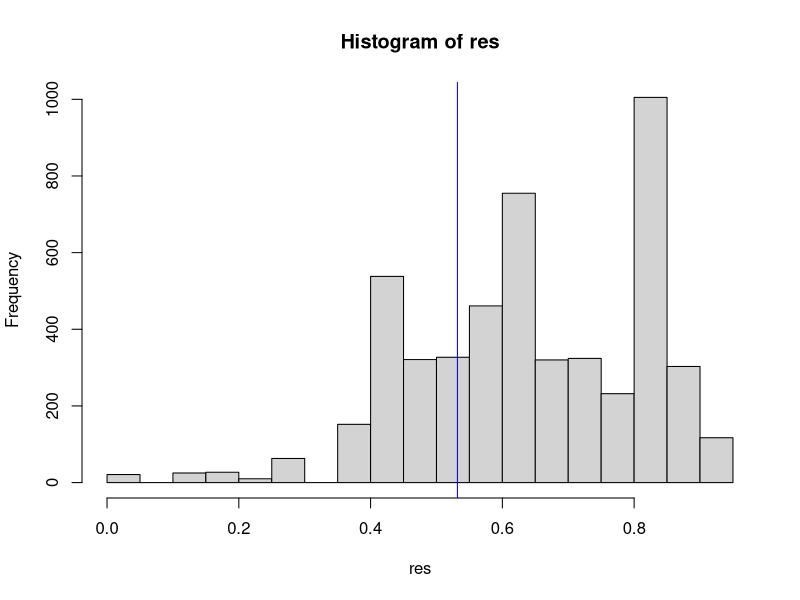

Reproduce this figure in R.
# Bass Dye, created: 30/05/2023, last revision: 05/06/2023
# Code to 1) read in rockling experimental  data from csv file 
# 2) Statistically analyze the data:
  # test for non random use of chamber, 
  # ANOVA - test for differences in compartment usage observational phases,
  # rank (most preferred to least preferred) temperature compartments
  # statistical test rankings.
# Code based off of Aebischer et al. 1993 and Schram et al. 2013 to analyse data from the preference chamber experiments.
# Fish acclimated to 16°C were exposed to a temperature range of 10-13-16-19-22°C. 
  # dependent variables (measured): count of individual fish in each preference chamber compartment 
  # independent variables (observation phases): non-gradient, acute temperature gradient, final temperature gradient

#	Step 1: read in the raw data: counts of numbers of fish per zone in the preference chamber, with column headings:
#	experiment_group: Indicator for experiment (experimental group): 1,2,...,22
#	acclimation_temperature: Acclimation temperature of an experiment: the temperature of all 
#				zones within the preference chamber during the acclimation phase
# compartment: Indicator for compartment within the preference chamber: 1,2,...,8
# temperature: Temperature of a compartment in the acute and final temperature observation phases
# phase: Phase of the experiment indicated by roman numerals I (non-gradient),II (acute temp pref.) or III (final temp pref.)
#	      T0, T5,...,T60: Count location of fish at the start of the phase (T0), at 5 minutes from the start of the phase (T5),….,at 60 minutes from the start of 
#				the phase (T60).

# House keeping; clean environment 
rm(list=ls())

# Install and load packages ####
if(!require(fs)) install.packages("fs")
if(!require(tidyverse))install.packages("tidyverse")
if(!require(here))install.packages("here")
if(!require(ggpubr))install.packages("ggpubr")

# Load packages
library("fs")
library("tidyverse")
library("here")
library("ggpubr")

# Read in data
dat <- read.table('rockling_temp_preference_data.csv', header=TRUE, sep=",");
#View(dat)

# Step 2: transform data of raw counts per compartment to proportions per temperature zone 
# 2a: sum of raw counts over all counting times
dat$Sum <- rowSums(dat[, c("T0","T5","T10","T15","T20","T25","T30","T35","T40","T45","T50","T55","T60")]); 

# 2b: create a dataset ‘aggdat’ with aggregate counts per experiment, acclimation temperature, phase, and compartment
aggdat <- aggregate(dat$Sum, list(as.factor(dat$experiment),
                                  as.factor(dat$acclimation_temperature),
                                  as.factor(dat$phase),
                                  as.factor(dat$compartment)),
                    sum);

# 2c: create a dataset ‘aggdatsum’ with aggregate counts per experiment, acclimation, temperature and phase 
aggdatsum <- aggregate(dat$Sum,
                       list(as.factor(dat$experiment),
                            as.factor(dat$acclimation_temperature),
                            as.factor(dat$phase)),
                       sum); 

# Create a dataset ‘expdat’ with each row representing a combination of experiment and phase
expdat <- data.frame(aggdatsum,
                     z1=rep(NA, nrow(aggdatsum)),
                     z2=rep(NA, nrow(aggdatsum)),
                     z3=rep(NA, nrow(aggdatsum)), 
                     z4=rep(NA, nrow(aggdatsum)),
                     z5=rep(NA, nrow(aggdatsum)),
                     z6=rep(NA, nrow(aggdatsum)),
                     z7=rep(NA, nrow(aggdatsum)), 
                     z8=rep(NA,nrow(aggdatsum)));
for ( ii in 1:nrow(aggdatsum) ) {
  ttt <- aggdat[aggdat$Group.1==aggdatsum$Group.1[ii] & aggdat$Group.2==aggdatsum$Group.2[ii] & aggdat$Group.3==aggdatsum$Group.3[ii], ];
  expdat[ii, 5:12] <- ttt$x/expdat$x[ii];
};

# Change column names
colnames(expdat)[c(1:4)] <- c("experiment", "acclimation_temp", "phase", "count")

# 2d: create data set with proportions per temperature zone, by summing up the proportions of
# usage of compartments with the same temperature zone
# C1: 22 degrees: compartment 4
# C2: 19 degrees: compartments 3 and 5
# C3: 16 degrees: compartments 2 and 6
# C4: 13 degrees: compartments 1 and 7
# C5: 10 degrees: compartment 8
prop_dat <- expdat[, 1:4];
prop_dat$C1 <- expdat$z4;
prop_dat$C2 <- expdat$z3 + expdat$z5;
prop_dat$C3 <- expdat$z2 + expdat$z6;
prop_dat$C4 <- expdat$z1 + expdat$z7;
prop_dat$C5 <- expdat$z8;

# Zero inflated data
#Plot number of zeros in data to show zero inflation
#library(dplyr)
#temp2 <- expdat[,5:12]
#temp2 <- data.frame(value=unlist(temp2, use.names = FALSE))
#count_zero <- temp2[temp2 == 0] 
#percent_zero <- length(count_zero) / nrow(temp2)
#h <- hist(temp2$value, main = "Zero inflated data: 56% = 0 ", xlab = "Percent compartment use",
#breaks = c(0,seq(0.01,1.0,.01)))
#h

# Find and replace zero numerator or denominator with small value
  # As a zero numerator or denominator in the log-ratio transformation is invalid, a small positive value, 
  # less than the smallest recorded nonzero proportion, should be substituted (Aebischer et al. 1993)
  # replacing zeros in original data set with values less than the smallest recorded nonzero proportion
  # "An order of magnitude is generally sufficient" (Aebischer et al. 1993)
  # Find smallest value and replace with much smaller value in prop_data 
temp <- prop_dat[, 5:9]
replace_value <- min(temp[temp > 0])  # smallest value in our data set is 0.02564103
# Replace 0 with small value
prop_dat[prop_dat == 0] <- replace_value / 1000; # 1000

# Step 3: compute log-ratios ####
# An appropriate statistical framework for handling compositional data is to replace the observed proportions 
# With a set of ratios by choosing the observed fraction of one particular component as the denominator by which all other fractions are divided
# The results of the analyses do not depend upon the choice of denominator.
# In this way, the unit sum constraint on the composition is broken (Aitchison (1986) The statistical analysis of compositional data. London: Chapman and Hall. 416 p.)

# A version of the central limit theorem exists stating why random variation in log-ratios can often be assumed to be normally distributed (Aitchison, 1986)
# Take the compartment C3 (21*C temperature compartment) as the denominator
prop_dat$LR1 <- log(prop_dat$C1/prop_dat$C3);
prop_dat$LR2 <- log(prop_dat$C2/prop_dat$C3);
prop_dat$LR3 <- log(prop_dat$C4/prop_dat$C3);
prop_dat$LR4 <- log(prop_dat$C5/prop_dat$C3);

# Step 4: offset log-ratios of usage with log-ratios of availability of temperature zones ####
# I.e. when the temperature gradient is present within the chamber, 1/8 of the chamber is 15ºC while 1/4 is 18ºC.
# E.g. prop_dat$LRA1 <- prop_dat$LR1 - log(0.5) is d = yu - ya (pairwise habitat differences = utilized habitat - available habitat; Aebischer et al. 1993)
prop_dat$LRA1 <- prop_dat$LR1 - log(0.5); # 0.5 = (1/8)/(1/4)
prop_dat$LRA2 <- prop_dat$LR2 - log(1); # 1 = (1/4)/(1/4)
prop_dat$LRA3 <- prop_dat$LR3 - log(1);
prop_dat$LRA4 <- prop_dat$LR4 - log(0.5);

# Step 5: assess evidence of non-random usage (i.e. preference) during the three observational phases: ####
# 5a: create a matrix ‘CM’ of log-ratios of the non-gradient phase (I) or temperature gradient phases (II and III); substitute phase below accordingly
BAdat <- subset(prop_dat, phase == "I") 
BALR1_non <- BAdat$LRA1
BALR2_non <- BAdat$LRA2 
BALR3_non <- BAdat$LRA3
BALR4_non <- BAdat$LRA4

CM_non <- rbind(BALR1_non, BALR2_non, BALR3_non, BALR4_non);

# 5b: compute the generalized likelihood ratio statistic which compares a model with no preference
# against a model with preference (Aebischer, 1993).
# H1MAT - reduced model (m2); matrix of raw sums of squares and cross products calculated from the matrix ‘CM’ of log-ratios
# H2MAT - general model (m1); matrix of mean-corrected sums of squares and cross-products calculated from the matrix ‘CM’ of log-ratios
H1MAT <- H2MAT <- matrix(data= NA, nrow = 4, ncol = 4); 
for (i in 1:4 ) {
  for (j in 1:4) {
    H1MAT[i, j] <- sum(CM_non[i, ]  * CM_non[j, ]);
    H2MAT[i, j] <- sum((CM_non[i, ] - mean(CM_non[i, ])) * (CM_non[j, ] - mean(CM_non[j, ])));
  };
};

# Test for general preference (deviation from random use)
# -N*ln($) $=|r1|/|r2| ~ ln(det(H2MAT)/det(H1MAT)) ~ ln(general model/reduced model) - Aebischer et al. 1993
TEST <- -ncol(CM_non) * log(det(H2MAT) / det(H1MAT)); TEST;

# By default, pchisq() gives the proportion of the distribution to the left of the value.
# To get the proportion more extreme than your difference, you can specify lower.tail = FALSE or subtract the result from 1.
# Used to compute cumulative chi square density for a vector of elements
# If significant (p<0.05), evidence for non-random use (null - no preference;  alternative - preference)
1 - pchisq(TEST, df = 4);

rm(list=setdiff(ls(), c("prop_dat"))) # remove variables

# 5c: The matrix of log-ratios may also be analysed using MANOVA, for example to assess
# evidence of treatment effects:
# MANOVA tests for temperature preference experiments

# Test for difference between phases ####
# Select which experimental phase you would like to test (non-gradient - (I), acute - (II), final - (III))
data_phase <- as_tibble(prop_dat) %>% 
  filter(phase != "I") 

# Conduct MANOVA although multivariate normality assumption is not met
#summary(manova(cbind(LRA1, LRA2, LRA3, LRA4) ~ treatment +  Error(factor(subject) / treatment), data = data_phase))
summary(manova(cbind(LRA1, LRA2, LRA3, LRA4) ~ phase, data = data_phase))

# Conduct Permutation test so we can ignore MANOVA assumptions 
# Produce the same values by setting the seed
set.seed(1234)
# Define number of permutations
nperm <- 5000
# Allocate storage (i.e. vector with NAs to be replaced by permutation results)
# Here we want 5000 + 1 for our observed stat
res <- rep(NA, nperm + 1)

for(i in seq(along = res[-1])) {
  # First create matrix containing log-ratios of usage (corrected for the availability of temperature zones)
  # from the selected phase on line 10
  data_to_shuffle <- cbind(data_phase$LRA1, data_phase$LRA2, data_phase$LRA3, data_phase$LRA4) 
  # Then shuffle (randomly rearrange) the matrix for use in the MANOVA
  shuffled <- data_to_shuffle[sample(1:nrow(data_to_shuffle)), ]
  # Here we replace the ith value in the vector res with the shuffled data MANOVA result
  tmp <- summary(manova(shuffled ~ data_phase$phase), test = "Wilks")
  # Get Wilks value (test statistic) from MANOVA summary
  res[i] <- tmp[["stats"]][1, 2]
  # Remove variables for next iteration
  # rm("tmp", "shuffled")
}
# Now we append the observed stat onto the end of the result vector res
# We also store this in 'obs' for convenience
tmp <- summary(manova(cbind(LRA1, LRA2, LRA3, LRA4) ~ phase, data = data_phase),
               test = "Wilks")
res[nperm+1] <- obs <- tmp[["stats"]][1, 2]

# This is the permutation p-value - the proportion of the nperm
# permutations + 1 that are greater than or equal to the observed stat 'obs'
# perm_p_value <- sum(res <= obs) / (nperm+1); perm_p_value
# obs_p_value <- tmp[["Error: factor(subject):treatment"]][["stats"]][1,6]; obs_p_value
perm_p_value <- 2 * (min(sum(res <= obs), sum(res >= obs)) / (nperm+1)); perm_p_value # 2 tailed
obs_p_value <- tmp[["stats"]][1, 6]; obs_p_value

# Plot histogram of permutation and observed (blue line) results 
hist(res)
abline(v = obs, col = "blue")

# Clean up environment
rm(list=setdiff(ls(), "prop_dat"))

# Step 6: Once overall evidence of non-random use has been assessed, the next step is to rank compartments from least to most preferred ####
# This can be done by computing a cross-table with pairwise differences between matching log-ratios of usage 
# and availability of temperature zones, and counting the number of times a particular temperature zone
# has been observed to be preferred over other temperature zones (e.g. see table 1 in Aebischer et al. 1993)

# Subset for non-gradient, acute, or final proportions; choose (I,II,III) accordingly 
exp_data <- subset(prop_dat, phase == "II")

# Proportion of available space per compartment and temperature 
c1 <- 1/8 # C1: 33 degrees: compartment 4
c2 <- 2/8 # C2: 30 degrees: compartments 3 and 5
c3 <- 2/8 # C3: 27 degrees: compartments 2 and 6
c4 <- 2/8 # C4: 24 degrees: compartments 1 and 7
c5 <- 1/8 # C5: 21 degrees: compartment 8

# Create empty list to store matrices
all_mat <- list()
for (tt in 1:nrow(exp_data)) {
  all_mat[[tt]] <- matrix(data = NA, nrow = nrow(exp_data), ncol = 5); 
}

# Fill in matrix for each experimental group (n = 5); (table 1 in Aebischer et al. 1993)
for (i in 1:nrow(exp_data)) {
  # Create blank matrix to temporarily hold data for each iteration
  rank_mat <- matrix(data = NA, nrow = 5, ncol = 5); 
  # Fill in matrix 
  # Column 1
  rank_mat[2,1] <- ifelse(log(exp_data$C2[i]/exp_data$C1[i]) == 0, 0, log(exp_data$C3[i]/exp_data$C1[i]) - log(c3/c1))
  rank_mat[3,1] <- ifelse(log(exp_data$C3[i]/exp_data$C1[i]) == 0, 0, log(exp_data$C3[i]/exp_data$C1[i]) - log(c3/c1))
  rank_mat[4,1] <- ifelse(log(exp_data$C4[i]/exp_data$C1[i]) == 0, 0, log(exp_data$C4[i]/exp_data$C1[i]) - log(c4/c1))
  rank_mat[5,1] <- ifelse(log(exp_data$C5[i]/exp_data$C1[i]) == 0, 0, log(exp_data$C5[i]/exp_data$C1[i]) - log(c5/c1))
  
  # Column 2
  rank_mat[1,2] <- ifelse(log(exp_data$C1[i]/exp_data$C2[i]) == 0, 0, log(exp_data$C1[i]/exp_data$C2[i]) - log(c1/c2))
  rank_mat[3,2] <- ifelse(log(exp_data$C3[i]/exp_data$C2[i]) == 0, 0, log(exp_data$C3[i]/exp_data$C2[i]) - log(c3/c2))
  rank_mat[4,2] <- ifelse(log(exp_data$C4[i]/exp_data$C2[i]) == 0, 0, log(exp_data$C4[i]/exp_data$C2[i]) - log(c4/c2))
  rank_mat[5,2] <- ifelse(log(exp_data$C5[i]/exp_data$C2[i]) == 0, 0, log(exp_data$C5[i]/exp_data$C2[i]) - log(c5/c2))
  
  # Column 3
  rank_mat[1,3] <- ifelse(log(exp_data$C1[i]/exp_data$C3[i]) == 0, 0, log(exp_data$C1[i]/exp_data$C3[i]) - log(c1/c3))
  rank_mat[2,3] <- ifelse(log(exp_data$C2[i]/exp_data$C3[i]) == 0, 0, log(exp_data$C2[i]/exp_data$C3[i]) - log(c2/c3))
  rank_mat[4,3] <- ifelse(log(exp_data$C4[i]/exp_data$C3[i]) == 0, 0, log(exp_data$C4[i]/exp_data$C3[i]) - log(c4/c3))
  rank_mat[5,3] <- ifelse(log(exp_data$C5[i]/exp_data$C3[i]) == 0, 0, log(exp_data$C5[i]/exp_data$C3[i]) - log(c5/c3))
  
  # Column 4
  rank_mat[1,4] <- ifelse(log(exp_data$C1[i]/exp_data$C4[i]) == 0, 0, log(exp_data$C1[i]/exp_data$C4[i]) - log(c1/c4))
  rank_mat[2,4] <- ifelse(log(exp_data$C2[i]/exp_data$C4[i]) == 0, 0, log(exp_data$C2[i]/exp_data$C4[i]) - log(c2/c4))
  rank_mat[3,4] <- ifelse(log(exp_data$C3[i]/exp_data$C4[i]) == 0, 0, log(exp_data$C3[i]/exp_data$C4[i]) - log(c3/c4))
  rank_mat[5,4] <- ifelse(log(exp_data$C5[i]/exp_data$C4[i]) == 0, 0, log(exp_data$C5[i]/exp_data$C4[i]) - log(c5/c4))
  
  # Column 5
  rank_mat[1,5] <- ifelse(log(exp_data$C1[i]/exp_data$C5[i]) == 0, 0, log(exp_data$C1[i]/exp_data$C5[i]) - log(c1/c5))
  rank_mat[2,5] <- ifelse(log(exp_data$C2[i]/exp_data$C5[i]) == 0, 0, log(exp_data$C2[i]/exp_data$C5[i]) - log(c2/c5))
  rank_mat[3,5] <- ifelse(log(exp_data$C3[i]/exp_data$C5[i]) == 0, 0, log(exp_data$C3[i]/exp_data$C5[i]) - log(c3/c5))
  rank_mat[4,5] <- ifelse(log(exp_data$C4[i]/exp_data$C5[i]) == 0, 0, log(exp_data$C4[i]/exp_data$C5[i]) - log(c4/c5))
  
  all_mat[[i]] <- rank_mat
  rm(rank_mat) # Remove variable for next iteration
}

# Calculate element wise mean, sd, se
# Make a 3D array from list of matrices for calculation purposes
arr <- array(unlist(all_mat), c(5, 5, nrow(exp_data)))
# Calculate mean, sd, se of third dimension (i.e. mean of all experiments)
rank_mat_mean <- apply(arr, 1:2, mean)
rank_mat_sd <- apply(arr, 1:2, sd)
rank_mat_var <- apply(arr, 1:2, var)
rank_mat_se <-  rank_mat_sd / sqrt(nrow(arr))
rank_mat_test_stat <- abs(rank_mat_mean / rank_mat_se)

# Sum the number of positive values for each row to rank the habitats in increasing order of preference (i.e. greatest number = most preferred)
# Add empty column to matrix to store data
rank_mat_mean <- cbind(rank_mat_mean, NA)
rank_mat_mean[is.na(rank_mat_mean)] <- 0 # Change NAs to 0 (changing the diagonal NAs to zero doesn't change calculation)
for (ii in 1:nrow(rank_mat_mean)) {
  tt <- rank_mat_mean[ii, ] > 0
  rank_mat_mean[ii, 6] <- length(tt[tt] == TRUE)
}
# Temperature ranking matrix
row.names(rank_mat_mean) <- c("22*C", "19*C", "16*C", "13*C", "10*C")
colnames(rank_mat_mean) <- c("22*C", "19*C", "16*C", "13*C", "10*C", "Rankings")
rank_mat_mean

# Test for normality: Shapiro-Wilk's method
# p value > 0.05 implies distribution of data is not significantly different from normal distribution (i.e. normally distributed).
test_norm_mean <- c(rank_mat_mean[1, c(2:5)], rank_mat_mean[2, c(3:5)], rank_mat_mean[3, c(4:5)], rank_mat_mean[4, c(5)])
test_norm_se <- c(rank_mat_se[1, c(2:5)], rank_mat_se[2, c(3:5)], rank_mat_se[3, c(4:5)], rank_mat_se[4, c(5)])

shapiro.test(test_norm_mean)
shapiro.test(test_norm_se) 

# Test significance between compartments ####
# Subset of non-gradient, acute, or final proportions; choose (I,II,III) accordingly
#rank_data <- subset(prop_dat, phase == "I" & treatment == "5") 
rank_data <- exp_data # Same subset as line 255 to reduce any potential mistakes

# Clear space in environment
rm(list=setdiff(ls(), c("rank_data", "prop_dat", "rank_mat_mean")))

# Proportion of available space per compartment and temperature 
c1 <- 1/8 # C1: 33 degrees: compartment 4
c2 <- 2/8 # C2: 30 degrees: compartments 3 and 5
c3 <- 2/8 # C3: 27 degrees: compartments 2 and 6
c4 <- 2/8 # C4: 24 degrees: compartments 1 and 7
c5 <- 1/8 # C5: 21 degrees: compartment 8

# Temperature compartments comparison
compare_seq <- c("compare_22_19", "compare_22_16", "compare_22_13", "compare_22_10", "compare_19_16",
                 "compare_19_13", "compare_19_10", "compare_16_13", "compare_16_10", "compare_13_10")

# Create empty data frame to store matrices
OG_mat <- list()
# Create empty data frame to store p values
OG_p_vals <- data.frame(p_values = rep(NA, 1, 10))
# Rename rows corresponding to temperature compartment comparisons
row.names(OG_p_vals) <- compare_seq

# Run loop to calculate test statistic and resulting p value for each temperature compartment comparison and experimental phase
for (ttt in 1:length(compare_seq)) {
  # Counter
  test <- compare_seq[ttt] 
  for (xxx in 1:nrow(rank_data)) { 
    # Create empty data frame to store loop value
    OG_mat[[xxx]] <- matrix(data=NA, nrow=1, ncol=1); 
    for (i in 1:nrow(rank_data)) {
      # Create blank matrix to temporarily hold data for each iteration
      OG_rank_mat <- matrix(data=NA, nrow=1, ncol=1); 
      
      # Fill in matrix 
      if (test == "compare_22_19") {
        print("comparing 22*C to 19*C")
        OG_rank_mat[1,1] <- ifelse(log(rank_data$C1[i]/rank_data$C2[i]) == 0, 0, log(rank_data$C1[i]/rank_data$C2[i]) - log(c1/c2))
      } else if (test == "compare_22_16") {
        print("comparing 22*C to 16*C")
        OG_rank_mat[1,1] <- ifelse(log(rank_data$C1[i]/rank_data$C3[i]) == 0, 0, log(rank_data$C1[i]/rank_data$C3[i]) - log(c1/c3))
      } else if (test == "compare_22_13") {
        print("comparing 22*C to 13*C")
        OG_rank_mat[1,1] <- ifelse(log(rank_data$C1[i]/rank_data$C4[i]) == 0, 0, log(rank_data$C1[i]/rank_data$C4[i]) - log(c1/c4))
      } else if (test == "compare_22_10") {
        print("comparing 22*C to 10*C")
        OG_rank_mat[1,1] <- ifelse(log(rank_data$C1[i]/rank_data$C5[i]) == 0, 0, log(rank_data$C1[i]/rank_data$C5[i]) - log(c1/c5))
      } else if (test == "compare_19_16") {
        print("comparing 19*C to 16*C")
        OG_rank_mat[1,1] <- ifelse(log(rank_data$C2[i]/rank_data$C3[i]) == 0, 0, log(rank_data$C2[i]/rank_data$C3[i]) - log(c2/c3))
      } else if (test == "compare_19_13") {
        print("comparing 19*C to 13*C")
        OG_rank_mat[1,1] <- ifelse(log(rank_data$C2[i]/rank_data$C4[i]) == 0, 0, log(rank_data$C2[i]/rank_data$C4[i]) - log(c2/c4))
      } else if (test == "compare_19_10") {
        print("comparing 19*C to 10*C")
        OG_rank_mat[1,1] <- ifelse(log(rank_data$C2[i]/rank_data$C5[i]) == 0, 0, log(rank_data$C2[i]/rank_data$C5[i]) - log(c2/c5))
      } else if (test == "compare_16_13") {
        print("comparing 16*C to 13*C")
        OG_rank_mat[1,1] <- ifelse(log(rank_data$C3[i]/rank_data$C4[i]) == 0, 0, log(rank_data$C3[i]/rank_data$C4[i]) - log(c3/c4))
      } else if (test == "compare_16_10") {
        print("comparing 16*C to 10*C")
        OG_rank_mat[1,1] <- ifelse(log(rank_data$C3[i]/rank_data$C5[i]) == 0, 0, log(rank_data$C3[i]/rank_data$C5[i]) - log(c3/c5))
      } else if (test == "compare_13_10") {
        print("comparing 13*C to 10*C")
        OG_rank_mat[1,1] <- ifelse(log(rank_data$C4[i]/rank_data$C5[i]) == 0, 0, log(rank_data$C4[i]/rank_data$C5[i]) - log(c4/c5))
      }
      OG_mat[[i]] <- OG_rank_mat
      rm(OG_rank_mat) # Remove variable for next iteration
      
      # Calculate element wise mean, sd, se
      # Make a 3D array from list of matrices for calculation purposes
      OG_arr <- array(unlist(OG_mat), c(1, 1, nrow(rank_data)))
      # Get mean, sd, se of third dimension (i.e. mean of all experiments)
      OG_mean <- apply(OG_arr, 1:2, mean)
      OG_sd <- apply(OG_arr, 1:2, sd)
      OG_var <- apply(OG_arr, 1:2, var)
      OG_se <- OG_sd / sqrt(nrow(rank_data))
      OG_test_stat <- abs(OG_mean / OG_se)
      
      # Calculate P value from test statistic (T score = mean / se)
      OG_p_vals[ttt, 1] <- 2 * pt(q = OG_test_stat, df = 4, lower.tail = FALSE)
      rm(OG_test_stat)
    } 
  }
}
# P values for chosen phase and salinity treatment compartment comparison
OG_p_vals <- format(OG_p_vals, scientific = FALSE); OG_p_vals
rank_mat_mean 

# Clear space in environment
rm(list=setdiff(ls(), c("prop_dat")))
